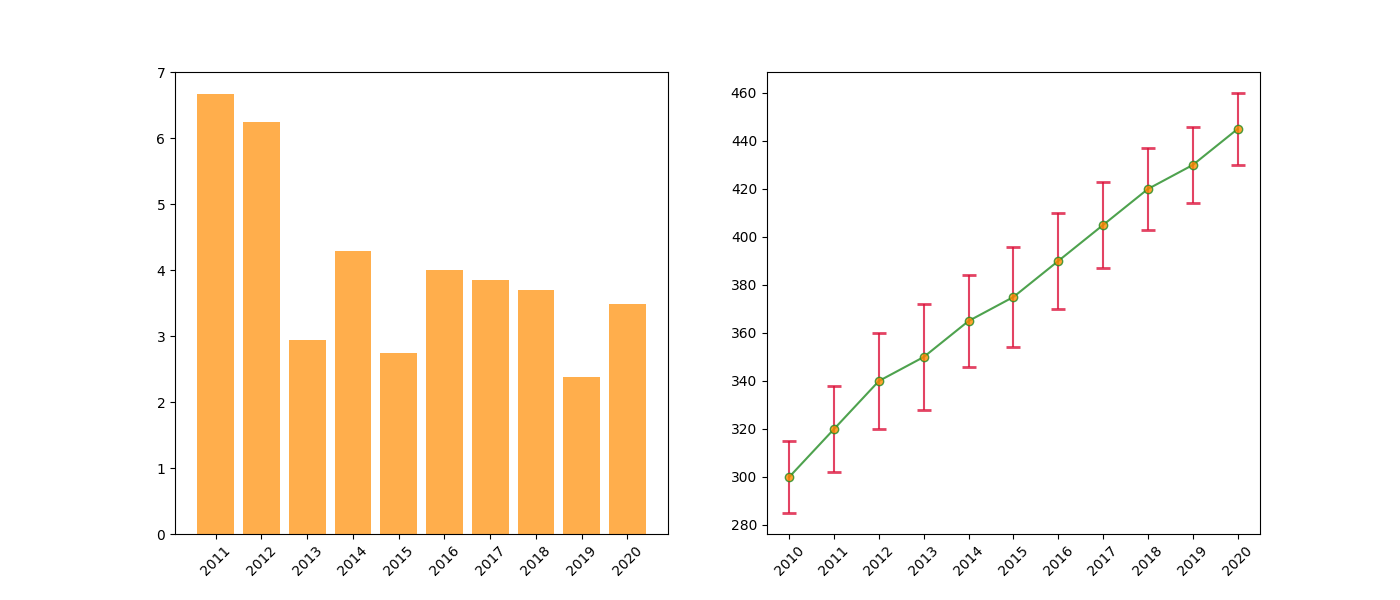

Write the Python code that produced this figure.
import matplotlib.pyplot as plt
import numpy as np

years = np.arange(2010, 2021)
average_production = np.array([300, 320, 340, 350, 365, 375, 390, 405, 420, 430, 445])
error = np.array([15, 18, 20, 22, 19, 21, 20, 18, 17, 16, 15])

percent_change = np.diff(average_production) / average_production[:-1] * 100

fig, axs = plt.subplots(1, 2, figsize=(14, 6))

# First subplot: Bar chart showing percentage change
axs[0].bar(years[1:], percent_change, color='darkorange', alpha=0.7)
axs[0].set_xticks(years[1:])
axs[0].set_xticklabels(years[1:], rotation=45)

# Second subplot: Line chart with error bars
axs[1].errorbar(
    years, average_production, yerr=error, fmt='-o', color='forestgreen', ecolor='crimson',
    linestyle='-', capsize=5, capthick=2, markerfacecolor='darkorange', alpha=0.8
)
axs[1].set_xticks(years)
axs[1].set_xticklabels(years, rotation=45)
axs[1].set_yticks(np.arange(280, 470, 20))

plt.show()
